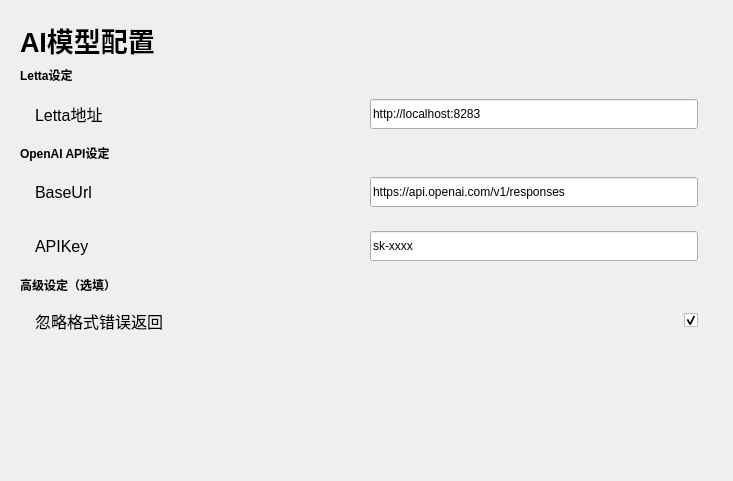
<?xml version="1.0" encoding="UTF-8"?>
<ui version="4.0">
 <class>setting_ai</class>
 <widget class="QWidget" name="setting_ai">
  <property name="geometry">
   <rect>
    <x>0</x>
    <y>0</y>
    <width>733</width>
    <height>481</height>
   </rect>
  </property>
  <property name="windowTitle">
   <string>Form</string>
  </property>
  <layout class="QVBoxLayout" name="verticalLayout" stretch="0,0,0,0,0,0,0,0,1">
   <property name="leftMargin">
    <number>20</number>
   </property>
   <property name="topMargin">
    <number>20</number>
   </property>
   <property name="rightMargin">
    <number>20</number>
   </property>
   <property name="bottomMargin">
    <number>20</number>
   </property>
   <item>
    <widget class="ElaText" name="label">
     <property name="font">
      <font>
       <pointsize>20</pointsize>
       <bold>true</bold>
      </font>
     </property>
     <property name="text">
      <string>AI模型配置</string>
     </property>
    </widget>
   </item>
   <item>
    <widget class="ElaText" name="label_14">
     <property name="font">
      <font>
       <bold>true</bold>
      </font>
     </property>
     <property name="text">
      <string>Letta设定</string>
     </property>
    </widget>
   </item>
   <item>
    <widget class="ElaScrollPageArea" name="widget_5" native="true">
     <layout class="QHBoxLayout" name="horizontalLayout_4" stretch="2,2">
      <property name="leftMargin">
       <number>15</number>
      </property>
      <property name="rightMargin">
       <number>15</number>
      </property>
      <item>
       <widget class="ElaText" name="label_6">
        <property name="font">
         <font>
          <pointsize>12</pointsize>
         </font>
        </property>
        <property name="text">
         <string>Letta地址</string>
        </property>
       </widget>
      </item>
      <item>
       <widget class="ElaLineEdit" name="lineEdit_url">
        <property name="minimumSize">
         <size>
          <width>0</width>
          <height>30</height>
         </size>
        </property>
        <property name="text">
         <string>http://localhost:8283</string>
        </property>
        <property name="alignment">
         <set>Qt::AlignmentFlag::AlignLeading|Qt::AlignmentFlag::AlignLeft|Qt::AlignmentFlag::AlignVCenter</set>
        </property>
       </widget>
      </item>
     </layout>
    </widget>
   </item>
   <item>
    <widget class="ElaText" name="label_15">
     <property name="font">
      <font>
       <bold>true</bold>
      </font>
     </property>
     <property name="text">
      <string>OpenAI API设定</string>
     </property>
    </widget>
   </item>
   <item>
    <widget class="ElaScrollPageArea" name="widget_6" native="true">
     <layout class="QHBoxLayout" name="horizontalLayout_5" stretch="2,2">
      <property name="leftMargin">
       <number>15</number>
      </property>
      <property name="rightMargin">
       <number>15</number>
      </property>
      <item>
       <widget class="ElaText" name="label_7">
        <property name="font">
         <font>
          <pointsize>12</pointsize>
         </font>
        </property>
        <property name="text">
         <string>BaseUrl</string>
        </property>
       </widget>
      </item>
      <item>
       <widget class="ElaLineEdit" name="lineEdit_openai_url">
        <property name="minimumSize">
         <size>
          <width>0</width>
          <height>30</height>
         </size>
        </property>
        <property name="text">
         <string>https://api.openai.com/v1/responses</string>
        </property>
        <property name="alignment">
         <set>Qt::AlignmentFlag::AlignLeading|Qt::AlignmentFlag::AlignLeft|Qt::AlignmentFlag::AlignVCenter</set>
        </property>
       </widget>
      </item>
     </layout>
    </widget>
   </item>
   <item>
    <widget class="ElaScrollPageArea" name="widget_7" native="true">
     <layout class="QHBoxLayout" name="horizontalLayout_6" stretch="2,2">
      <property name="leftMargin">
       <number>15</number>
      </property>
      <property name="rightMargin">
       <number>15</number>
      </property>
      <item>
       <widget class="ElaText" name="label_8">
        <property name="font">
         <font>
          <pointsize>12</pointsize>
         </font>
        </property>
        <property name="text">
         <string>APIKey</string>
        </property>
       </widget>
      </item>
      <item>
       <widget class="ElaLineEdit" name="lineEdit_openai_key">
        <property name="minimumSize">
         <size>
          <width>0</width>
          <height>30</height>
         </size>
        </property>
        <property name="text">
         <string>sk-xxxx</string>
        </property>
        <property name="alignment">
         <set>Qt::AlignmentFlag::AlignLeading|Qt::AlignmentFlag::AlignLeft|Qt::AlignmentFlag::AlignVCenter</set>
        </property>
       </widget>
      </item>
     </layout>
    </widget>
   </item>
   <item>
    <widget class="ElaText" name="label_24">
     <property name="font">
      <font>
       <bold>true</bold>
      </font>
     </property>
     <property name="text">
      <string>高级设定（选填）</string>
     </property>
    </widget>
   </item>
   <item>
    <widget class="ElaScrollPageArea" name="widget_17" native="true">
     <layout class="QHBoxLayout" name="horizontalLayout_19">
      <property name="leftMargin">
       <number>15</number>
      </property>
      <property name="rightMargin">
       <number>15</number>
      </property>
      <item>
       <widget class="ElaText" name="label_26">
        <property name="font">
         <font>
          <pointsize>12</pointsize>
         </font>
        </property>
        <property name="text">
         <string>忽略格式错误返回</string>
        </property>
       </widget>
      </item>
      <item>
       <widget class="ElaCheckBox" name="checkBox_feedback">
        <property name="enabled">
         <bool>true</bool>
        </property>
        <property name="sizePolicy">
         <sizepolicy hsizetype="Fixed" vsizetype="Fixed">
          <horstretch>0</horstretch>
          <verstretch>0</verstretch>
         </sizepolicy>
        </property>
        <property name="text">
         <string/>
        </property>
        <property name="checked">
         <bool>true</bool>
        </property>
       </widget>
      </item>
     </layout>
    </widget>
   </item>
   <item>
    <spacer name="verticalSpacer_3">
     <property name="orientation">
      <enum>Qt::Orientation::Vertical</enum>
     </property>
     <property name="sizeHint" stdset="0">
      <size>
       <width>20</width>
       <height>95</height>
      </size>
     </property>
    </spacer>
   </item>
  </layout>
 </widget>
 <customwidgets>
  <customwidget>
   <class>ElaText</class>
   <extends>QLabel</extends>
   <header location="global">elatext.h</header>
  </customwidget>
  <customwidget>
   <class>ElaScrollPageArea</class>
   <extends>QWidget</extends>
   <header location="global">elascrollpagearea.h</header>
   <container>1</container>
  </customwidget>
  <customwidget>
   <class>ElaLineEdit</class>
   <extends>QLineEdit</extends>
   <header location="global">elalineedit.h</header>
  </customwidget>
  <customwidget>
   <class>ElaCheckBox</class>
   <extends>QCheckBox</extends>
   <header location="global">elacheckbox.h</header>
  </customwidget>
 </customwidgets>
 <resources/>
 <connections/>
</ui>
